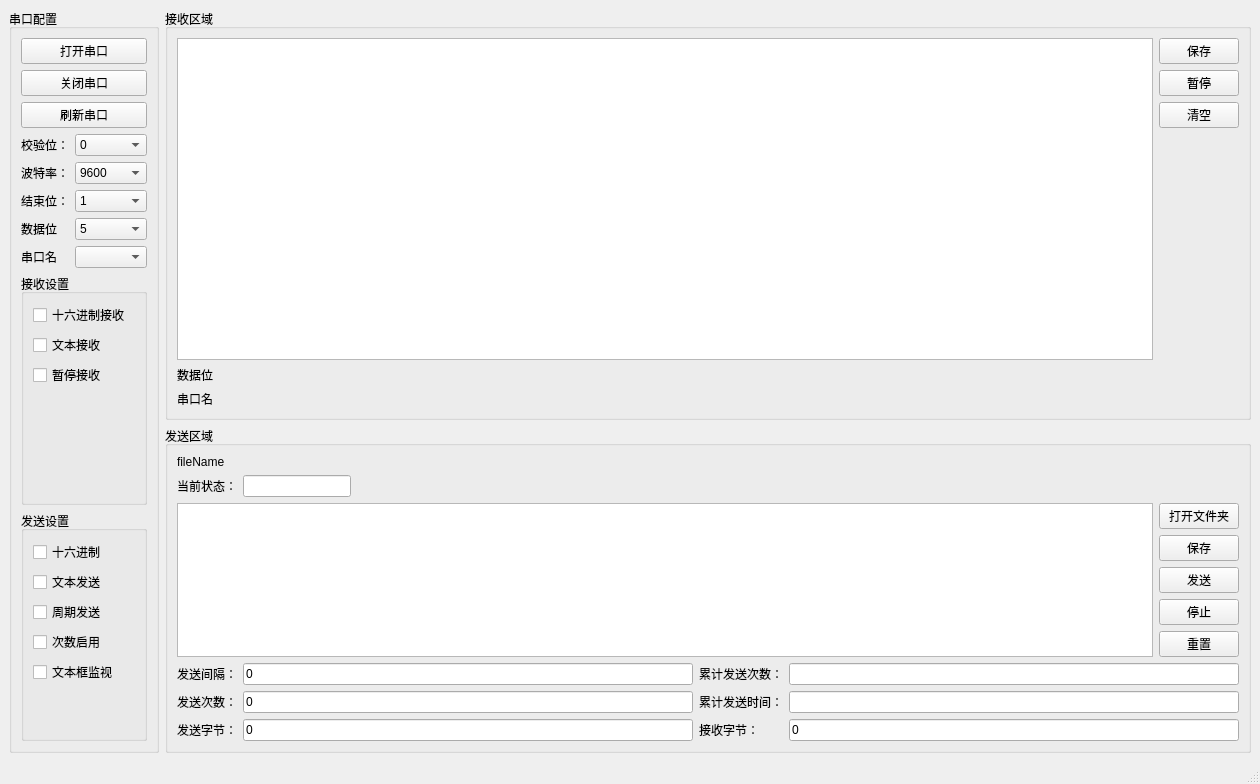
<?xml version="1.0" encoding="UTF-8"?>
<ui version="4.0">
 <class>MainWindow</class>
 <widget class="QMainWindow" name="MainWindow">
  <property name="geometry">
   <rect>
    <x>0</x>
    <y>0</y>
    <width>1260</width>
    <height>784</height>
   </rect>
  </property>
  <property name="windowTitle">
   <string>串口</string>
  </property>
  <widget class="QWidget" name="centralwidget">
   <layout class="QGridLayout" name="gridLayout_13">
    <item row="0" column="0" rowspan="2">
     <widget class="QGroupBox" name="groupBox_3">
      <property name="title">
       <string>串口配置</string>
      </property>
      <layout class="QGridLayout" name="gridLayout_12">
       <item row="0" column="0">
        <layout class="QGridLayout" name="gridLayout_9">
         <item row="2" column="0">
          <widget class="QPushButton" name="btnrefresh_2">
           <property name="text">
            <string>刷新串口</string>
           </property>
          </widget>
         </item>
         <item row="1" column="0">
          <widget class="QPushButton" name="btncloseport_2">
           <property name="text">
            <string>关闭串口</string>
           </property>
          </widget>
         </item>
         <item row="0" column="0">
          <widget class="QPushButton" name="btnopenport_2">
           <property name="text">
            <string>打开串口</string>
           </property>
          </widget>
         </item>
         <item row="3" column="0">
          <layout class="QGridLayout" name="gridLayout_6">
           <item row="2" column="1">
            <widget class="QComboBox" name="cmbportbaud_3">
             <item>
              <property name="text">
               <string>9600</string>
              </property>
             </item>
             <item>
              <property name="text">
               <string>19200</string>
              </property>
             </item>
             <item>
              <property name="text">
               <string>115200</string>
              </property>
             </item>
            </widget>
           </item>
           <item row="5" column="1">
            <widget class="QComboBox" name="cmbportname_3"/>
           </item>
           <item row="3" column="0">
            <widget class="QLabel" name="label_8">
             <property name="text">
              <string>结束位：</string>
             </property>
            </widget>
           </item>
           <item row="4" column="1">
            <widget class="QComboBox" name="databits_3">
             <item>
              <property name="text">
               <string>5</string>
              </property>
             </item>
             <item>
              <property name="text">
               <string>6</string>
              </property>
             </item>
             <item>
              <property name="text">
               <string>7</string>
              </property>
             </item>
             <item>
              <property name="text">
               <string>8</string>
              </property>
             </item>
            </widget>
           </item>
           <item row="2" column="0">
            <widget class="QLabel" name="label_5">
             <property name="text">
              <string>波特率：</string>
             </property>
            </widget>
           </item>
           <item row="0" column="0">
            <widget class="QLabel" name="label_6">
             <property name="text">
              <string>校验位：</string>
             </property>
            </widget>
           </item>
           <item row="0" column="1">
            <widget class="QComboBox" name="cmbportparity_3">
             <item>
              <property name="text">
               <string>0</string>
              </property>
             </item>
             <item>
              <property name="text">
               <string>1</string>
              </property>
             </item>
             <item>
              <property name="text">
               <string>2</string>
              </property>
             </item>
            </widget>
           </item>
           <item row="3" column="1">
            <widget class="QComboBox" name="cmbportstop_3">
             <item>
              <property name="text">
               <string>1</string>
              </property>
             </item>
             <item>
              <property name="text">
               <string>2</string>
              </property>
             </item>
            </widget>
           </item>
           <item row="4" column="0">
            <widget class="QLabel" name="label_24">
             <property name="text">
              <string>数据位</string>
             </property>
            </widget>
           </item>
           <item row="5" column="0">
            <widget class="QLabel" name="label_25">
             <property name="text">
              <string>串口名</string>
             </property>
            </widget>
           </item>
          </layout>
         </item>
        </layout>
       </item>
       <item row="1" column="0">
        <widget class="QGroupBox" name="groupBox">
         <property name="title">
          <string>接收设置</string>
         </property>
         <layout class="QGridLayout" name="gridLayout_10">
          <item row="0" column="0">
           <layout class="QVBoxLayout" name="verticalLayout_5">
            <item>
             <widget class="QCheckBox" name="checkBox_4">
              <property name="text">
               <string>十六进制接收</string>
              </property>
             </widget>
            </item>
            <item>
             <widget class="QCheckBox" name="checkBox_3">
              <property name="text">
               <string>文本接收</string>
              </property>
             </widget>
            </item>
            <item>
             <widget class="QCheckBox" name="checkBox_6">
              <property name="text">
               <string>暂停接收</string>
              </property>
             </widget>
            </item>
            <item>
             <widget class="QLabel" name="label_12">
              <property name="text">
               <string/>
              </property>
             </widget>
            </item>
           </layout>
          </item>
         </layout>
        </widget>
       </item>
       <item row="2" column="0">
        <widget class="QGroupBox" name="groupBox_2">
         <property name="title">
          <string>发送设置</string>
         </property>
         <layout class="QGridLayout" name="gridLayout_11">
          <item row="0" column="0">
           <layout class="QVBoxLayout" name="verticalLayout">
            <item>
             <widget class="QCheckBox" name="checkBox">
              <property name="text">
               <string>十六进制</string>
              </property>
             </widget>
            </item>
            <item>
             <widget class="QCheckBox" name="checkBox_2">
              <property name="text">
               <string>文本发送</string>
              </property>
             </widget>
            </item>
            <item>
             <widget class="QCheckBox" name="sustain_2">
              <property name="text">
               <string>周期发送</string>
              </property>
             </widget>
            </item>
            <item>
             <widget class="QCheckBox" name="checkcycle_2">
              <property name="text">
               <string>次数启用</string>
              </property>
             </widget>
            </item>
            <item>
             <widget class="QCheckBox" name="checkBox_5">
              <property name="text">
               <string>文本框监视</string>
              </property>
             </widget>
            </item>
           </layout>
          </item>
          <item row="1" column="0">
           <widget class="QLabel" name="label_13">
            <property name="text">
             <string/>
            </property>
           </widget>
          </item>
         </layout>
        </widget>
       </item>
      </layout>
     </widget>
    </item>
    <item row="0" column="1">
     <widget class="QGroupBox" name="groupBox_7">
      <property name="title">
       <string>接收区域</string>
      </property>
      <layout class="QGridLayout" name="gridLayout_8">
       <item row="0" column="0">
        <layout class="QGridLayout" name="gridLayout">
         <item row="0" column="0">
          <layout class="QGridLayout" name="gridLayout_2">
           <item row="0" column="0">
            <widget class="QTextEdit" name="receive_textEdit"/>
           </item>
          </layout>
         </item>
         <item row="0" column="1">
          <layout class="QVBoxLayout" name="verticalLayout_4">
           <item>
            <widget class="QPushButton" name="recv_save_btn">
             <property name="text">
              <string>保存</string>
             </property>
            </widget>
           </item>
           <item>
            <widget class="QPushButton" name="recv_pause_btn">
             <property name="text">
              <string>暂停</string>
             </property>
            </widget>
           </item>
           <item>
            <widget class="QPushButton" name="recv_clear_btn">
             <property name="text">
              <string>清空</string>
             </property>
            </widget>
           </item>
           <item>
            <widget class="QLabel" name="label_11">
             <property name="text">
              <string/>
             </property>
            </widget>
           </item>
          </layout>
         </item>
         <item row="4" column="0">
          <widget class="QLabel" name="label_24">
           <property name="text">
            <string>数据位</string>
           </property>
          </widget>
         </item>
         <item row="5" column="0">
          <widget class="QLabel" name="label_23">
           <property name="text">
            <string>串口名</string>
           </property>
          </widget>
         </item>
        </layout>
       </item>
      </layout>
     </widget>
    </item>
    <item row="1" column="1">
     <widget class="QGroupBox" name="groupBox_4">
      <property name="title">
       <string>发送区域</string>
      </property>
      <layout class="QGridLayout" name="gridLayout_4">
       <item row="1" column="0">
        <layout class="QGridLayout" name="gridLayout_3" columnstretch="0,0,1">
         <item row="0" column="1">
          <widget class="QLineEdit" name="status"/>
         </item>
         <item row="0" column="0">
          <widget class="QLabel" name="label_3">
           <property name="text">
            <string>当前状态：</string>
           </property>
          </widget>
         </item>
         <item row="0" column="2">
          <spacer name="horizontalSpacer">
           <property name="orientation">
            <enum>Qt::Horizontal</enum>
           </property>
           <property name="sizeHint" stdset="0">
            <size>
             <width>40</width>
             <height>20</height>
            </size>
           </property>
          </spacer>
         </item>
        </layout>
       </item>
       <item row="10" column="0">
        <layout class="QGridLayout" name="gridLayout_7">
         <item row="0" column="3">
          <widget class="QLabel" name="label_2">
           <property name="text">
            <string>累计发送次数：</string>
           </property>
          </widget>
         </item>
         <item row="4" column="1">
          <widget class="QLineEdit" name="lineEdit">
           <property name="text">
            <string>0</string>
           </property>
          </widget>
         </item>
         <item row="1" column="5">
          <widget class="QLineEdit" name="duration"/>
         </item>
         <item row="4" column="3">
          <widget class="QLabel" name="label_4">
           <property name="text">
            <string>接收字节：</string>
           </property>
          </widget>
         </item>
         <item row="4" column="5">
          <widget class="QLineEdit" name="lineEdit_2">
           <property name="text">
            <string>0</string>
           </property>
          </widget>
         </item>
         <item row="0" column="1">
          <widget class="QLineEdit" name="lineInterval">
           <property name="text">
            <string>0</string>
           </property>
          </widget>
         </item>
         <item row="4" column="0">
          <widget class="QLabel" name="label_7">
           <property name="text">
            <string>发送字节：</string>
           </property>
          </widget>
         </item>
         <item row="1" column="3">
          <widget class="QLabel" name="label">
           <property name="text">
            <string>累计发送时间：</string>
           </property>
          </widget>
         </item>
         <item row="1" column="1">
          <widget class="QLineEdit" name="sendCount">
           <property name="text">
            <string>0</string>
           </property>
          </widget>
         </item>
         <item row="0" column="5">
          <widget class="QLineEdit" name="times">
           <property name="text">
            <string/>
           </property>
          </widget>
         </item>
         <item row="1" column="0">
          <widget class="QLabel" name="label_9">
           <property name="text">
            <string>发送次数：</string>
           </property>
          </widget>
         </item>
         <item row="0" column="0">
          <widget class="QLabel" name="label_10">
           <property name="text">
            <string>发送间隔：</string>
           </property>
          </widget>
         </item>
        </layout>
       </item>
       <item row="4" column="0">
        <layout class="QGridLayout" name="gridLayout_5">
         <item row="7" column="2">
          <widget class="QPushButton" name="btncleartext_2">
           <property name="text">
            <string>重置</string>
           </property>
          </widget>
         </item>
         <item row="4" column="2">
          <widget class="QPushButton" name="save">
           <property name="text">
            <string>保存</string>
           </property>
          </widget>
         </item>
         <item row="5" column="2">
          <widget class="QPushButton" name="send">
           <property name="text">
            <string>发送</string>
           </property>
          </widget>
         </item>
         <item row="6" column="2">
          <widget class="QPushButton" name="stop">
           <property name="text">
            <string>停止</string>
           </property>
          </widget>
         </item>
         <item row="3" column="0" rowspan="5">
          <widget class="QTextEdit" name="textsend_2"/>
         </item>
         <item row="3" column="2">
          <widget class="QPushButton" name="openDir">
           <property name="text">
            <string>打开文件夹</string>
           </property>
          </widget>
         </item>
        </layout>
       </item>
       <item row="0" column="0">
        <widget class="QLabel" name="fileName">
         <property name="maximumSize">
          <size>
           <width>496</width>
           <height>32</height>
          </size>
         </property>
         <property name="text">
          <string>fileName</string>
         </property>
        </widget>
       </item>
      </layout>
     </widget>
    </item>
   </layout>
  </widget>
  <widget class="QMenuBar" name="menubar">
   <property name="geometry">
    <rect>
     <x>0</x>
     <y>0</y>
     <width>1260</width>
     <height>23</height>
    </rect>
   </property>
  </widget>
  <widget class="QStatusBar" name="statusbar"/>
 </widget>
 <resources/>
 <connections/>
</ui>
